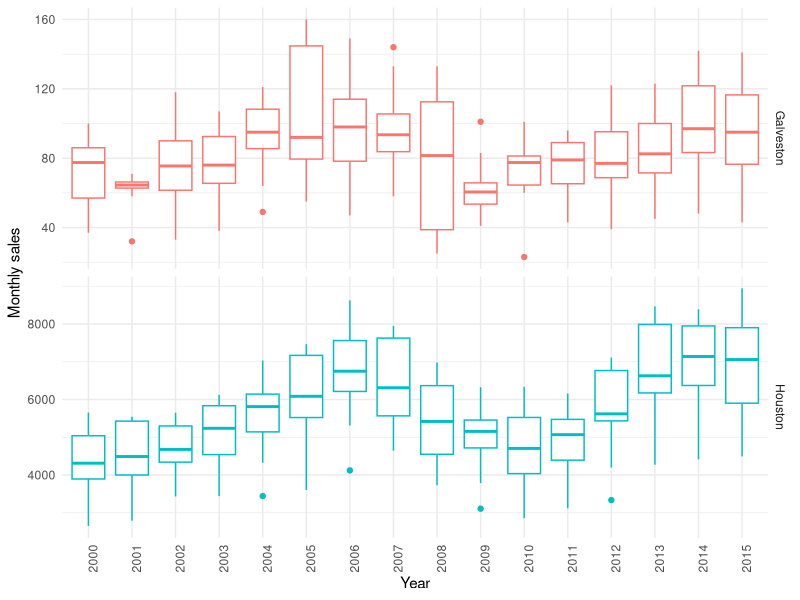
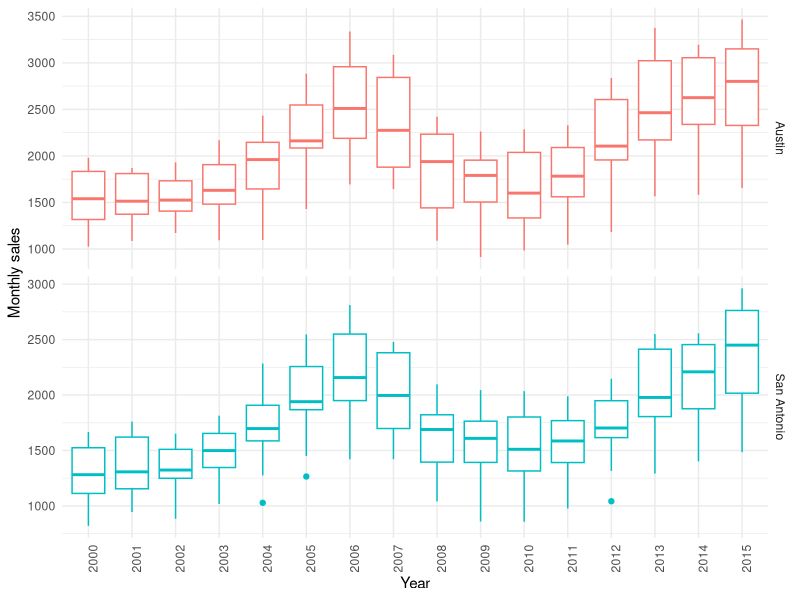
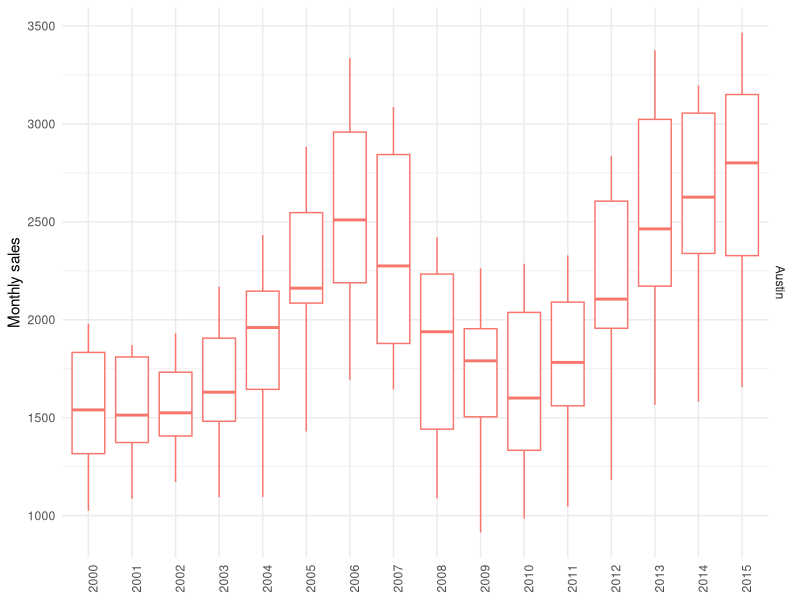
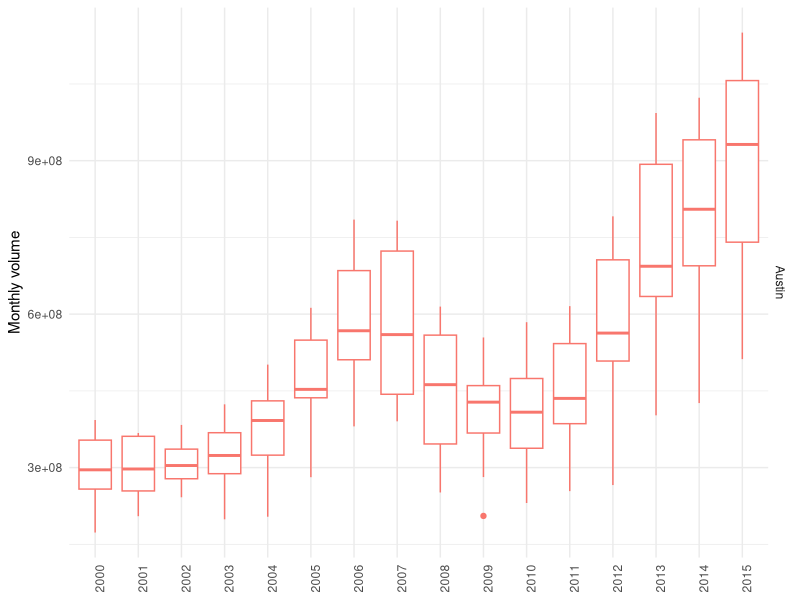
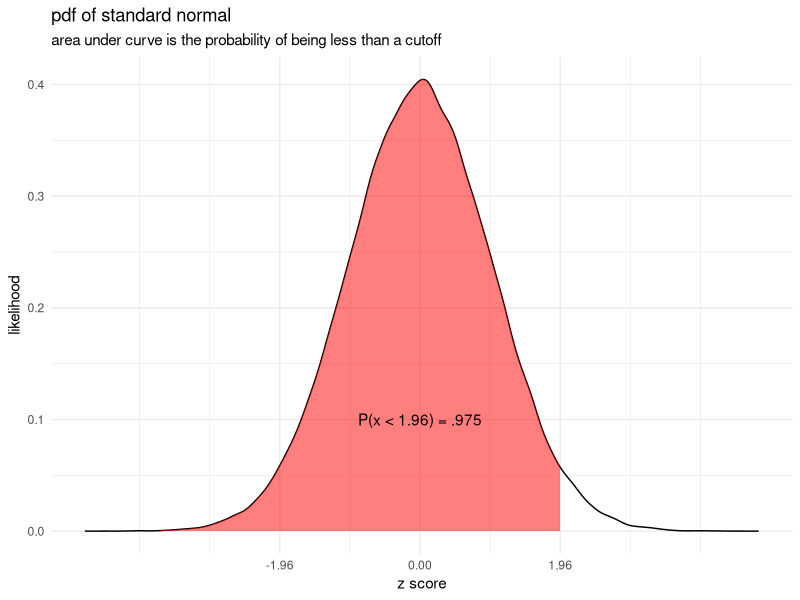
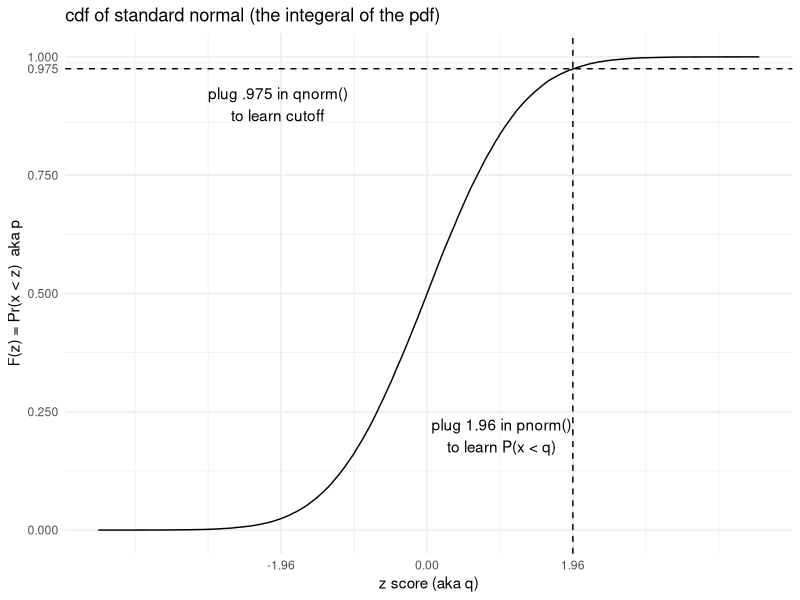
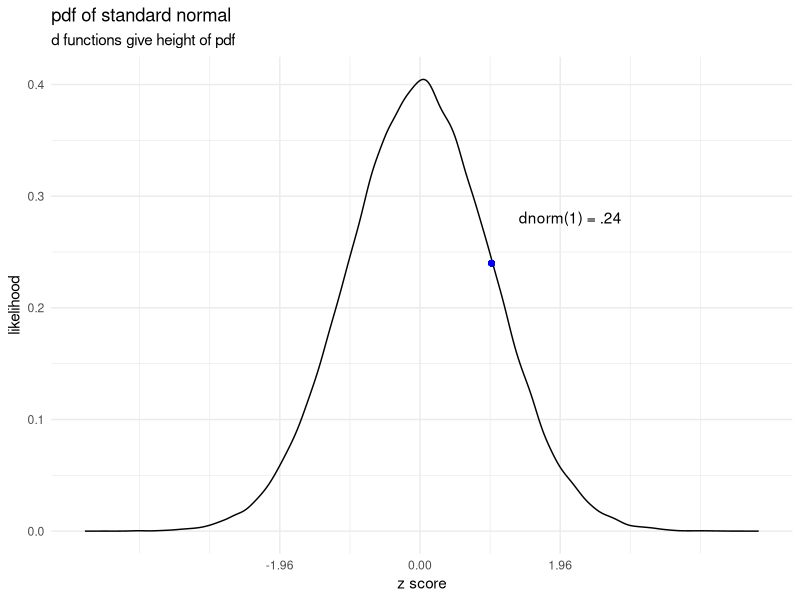

Write the R code that produced these figures, in order.
## ---- chunk 1
library(tidyverse)
#options(dplyr.summarise.inform = FALSE)
#knitr::opts_chunk$set(collapse = TRUE, comment = "#>", highlight = TRUE, fig.align="center")
## ---- chunk 2
# example of a function
circle_area <- function(r) {
   pi * r ^ 2
}
## ---- chunk 3
data <-
tibble(a = rnorm(100),
       b = rnorm(100),
       c = rnorm(100),
       d = rnorm(100))
## ---- chunk 4
data |>
  mutate(a = (a - min(a)) / (max(a) - min(a)),
         b = (b - min(b)) / (max(b) - min(b)),
         c = (c - min(c)) / (max(c) - min(c)),
         d = (d - min(d)) / (max(d) - min(a)))
## ---- chunk 5
rescale_01 <- function(x) {
  (x - min(x)) / (max(x) - min(x))
}

data |>
  mutate(a = rescale_01(a),
         b = rescale_01(b),
         c = rescale_01(c),
         d = rescale_01(d))
## ---- chunk 6
rescale_01 <- function(x) {
  (x - min(x)) / (max(x) - min(x))
}

rescale_01(c(.1, 1.1, .6))
## ---- chunk 7
print("Hello Jasmin!")
print("Hello Joan!")
print("Hello Andrew!")
# and so on...
## ---- chunk 8
# print("Hello Jasmin!") becomes ...

name <- "Jasmin" 

print(paste0("Hello ", name, "!"))
## ---- chunk 9
say_hello_to <- function(name) {
  print(paste0("Hello ", name, "!"))
}
## ---- chunk 10
say_hello_to("Jasmin")
say_hello_to("Joan")
say_hello_to("Andrew")

# Cool this function is vectorized!
say_hello_to(c("Jasmin", "Joan", "Andrew"))
## ---- chunk 11
rnorm(1, mean = 5, sd = 10)
rnorm(3, mean = 5, sd = 10)
rnorm(6, mean = 5, sd = 10)
## ---- chunk 12
mean(rnorm(1, mean = 5, sd = 10))
mean(rnorm(3, mean = 5, sd = 10))
mean(rnorm(6, mean = 5, sd = 10))
# et cetera
## ---- chunk 13
calc_sample_mean <- function(n) {
  mean(rnorm(n, mean = 5, sd = 10))
}
## ---- chunk 14
calc_sample_mean <- function(sample_size) {
  
  our_sample <- rnorm(sample_size, mean = 5, sd = 10)
  sample_mean <- mean(our_sample)  # probably overkill 
  
  sample_mean

}
## ---- chunk 15
calc_sample_mean <- function(n) {
  our_sample <- rnorm(n, mean = 5, sd = 10)
  mean(our_sample) 
}

set.seed(1)
calc_sample_mean(4)
## ---- chunk 16
calc_sample_mean <- function(n) {
  our_sample <- rnorm(n, mean = 5, sd = 10)
  return(mean(our_sample))
}

set.seed(1)
calc_sample_mean(4)
## ---- chunk 17
calc_sample_mean <- function(n) {
  # last line of code is an assignment!
  sample_mean <- mean(rnorm(n, mean = 5, sd = 10)) 
}

# looks like nothing happened
calc_sample_mean(10)
# but we can capture the output with an assignment
x <- calc_sample_mean(10)
x
## ---- chunk 18
calc_sample_mean <- function(n) mean(rnorm(n))
## ---- chunk 19
calc_sample_mean(1)
calc_sample_mean(3)
calc_sample_mean(30)
# what is the output if we plug in 0?
calc_sample_mean(0)
## ---- chunk 20
calc_sample_mean(c(1, 3, 30))
## ---- chunk 21
calc_sample_mean <- function(n) {
  
  our_sample <- rnorm(n, mean = 5, sd = 10)
  print("our_sample:")
  print(our_sample)
  
  mean(our_sample)
}

set.seed(1)
calc_sample_mean(c(1, 3, 30))
## ---- chunk 22
rnorm(c(1, 3, 30))

rnorm(c(-1, 0, 3, 12))
## ---- chunk 23
tibble(sample_sizes = c(1, 3, 6)) |>
  rowwise() |>
  mutate(sample_means = calc_sample_mean(sample_sizes))
## ---- chunk 24
calc_sample_mean <- function(n) {
  
  if (length(n) > 1) {
    print("Warning: n should be length == 1")
  }
  
  
  our_sample <- rnorm(n, mean = 5, sd = 10)
  mean(our_sample)
}

calc_sample_mean(c(2,3,1))
## ---- chunk 25
replace_neg <- function(x) {
  ifelse(x < 0, NA, x)
}
## ---- chunk 26
replace_neg(c(-98, 1, 2, 1))
## ---- chunk 27
tibble(x = c(-3, 1, 33, 4)) |>
  mutate(x = replace_neg(x))
## ---- chunk 28
calc_sample_mean <- function(sample_size, 
                             our_mean, 
                             our_sd) {

  sample <- rnorm(sample_size, 
                  mean = our_mean, 
                  sd = our_sd)
  
  mean(sample)
}
## ---- chunk 29
calc_sample_mean <- function(sample_size, 
                             our_mean = 0, our_sd = 1) {
  
  sample <- rnorm(sample_size, mean = our_mean, sd = our_sd)
  
  mean(sample)
}
## ---- chunk 30
# uses the defaults
calc_sample_mean(sample_size = 10)
## ---- chunk 31
# we can change one or two defaults. 
# You can refer by name, or use position
calc_sample_mean(10, our_sd = 2)
calc_sample_mean(10, our_mean = 6)
calc_sample_mean(10, 6, 2)
## ---- chunk 32
txhousing |>
  filter(city %in% c("Houston", "Galveston")) |>
  ggplot(aes(x = as_factor(year), 
             y = sales, 
             color = city)) +
  geom_boxplot(show.legend = FALSE) +
  labs(color = NULL, y = "Monthly sales", x = "Year") +
  theme_minimal() +
  facet_grid(vars(city), scales = "free_y") +
  theme(axis.text.x = element_text(angle = 90))
## ---- chunk 33
sales_box_plot <- function(cities) {
  txhousing |>
    filter(city %in% cities) |>
    ggplot(aes(x = as_factor(year), 
               y = sales, 
               color = city)) +
    geom_boxplot(show.legend = FALSE) +
    labs(color = NULL,  y = "Monthly sales", x = "Year") +
    theme_minimal() +
    facet_grid(vars(city), scales = "free_y") +
    theme(axis.text.x = element_text(angle = 90))
}
## ---- chunk 34
sales_box_plot(c("Austin", "San Antonio"))

## ---- chunk 35
housing_box_plot <- function(cities, y, ylab) {
  txhousing |>
    filter(city %in% cities) |>
    ggplot(aes(x = as_factor(year), 
               y = {{ y }}, 
               color = city)) +
    geom_boxplot(show.legend = FALSE) +
    labs(color = NULL,  y = ylab, x = NULL) +
    theme_minimal() +
    facet_grid(vars(city), scales = "free_y") +
    theme(axis.text.x = element_text(angle = 90))
}
## ---- chunk 36
housing_box_plot(c("Austin"), sales, "Monthly sales") 
housing_box_plot(c("Austin"), volume, "Monthly volume")
## ---- chunk 37
calc_sample_mean <- 
  function(sample_size, our_mean, our_sd) {

  sample <- rnorm(sample_size, 
                  mean = our_mean, 
                  sd = our_sd)
  
  mean(sample)
}
## ---- chunk 38
calc_sample_mean
## ---- chunk 39
calc_sample_mean_t <- function(sample_size, our_df) {
  sample <- rt(sample_size, our_df)
  mean(sample)
}

calc_sample_mean_chisq <- function(sample_size, our_df) {
  sample <- rchisq(sample_size, our_df)
  mean(sample)
}

# Fun fact: 2^31 -1 is the largest seed in R
set.seed(2147483647) 
calc_sample_mean_t(10,  our_df = 5)
calc_sample_mean_chisq(10, our_df = 5)
## ---- chunk 40
calc_sample_mean <- 
  function(sample_size, rdist, our_mean = 0, our_sd = 1) {
  
  sample <- rdist(sample_size, mean = our_mean, sd = our_sd)
  
  mean(sample)
}

set.seed(1)
calc_sample_mean(4, rnorm)
## ---- chunk 41
calc_sample_mean <- 
  function(sample_size, rdist = rnorm, ...) {
  
  sample <- rdist(sample_size, ...)
  
  mean(sample)
}


set.seed(2147483647) 
calc_sample_mean(10, rt, df = 5)
calc_sample_mean(10, rchisq, df = 5)
## ---- chunk 42
# function(sample_size, fn = rnorm, ...)
# sample <- rnorm(10)
calc_sample_mean(10)
# sample <- rf(4, df1 = 2, df2 = 3)
calc_sample_mean(4, rf, df1 = 2, df2 = 3)
# sample <- rbeta(9, shape1 = .3, shape2 = 5)
calc_sample_mean(9, rbeta, shape1 = .3, shape2 = 5)
## ---- chunk 43
tibble(x = c(1, 10, 100, 1000, 1e5)) |>
  rowwise() |>
  mutate(normal = calc_sample_mean(x, mean = 4, sd = 6),
         uniform = calc_sample_mean(x, runif, min = 2, max = 6),
         poisson = calc_sample_mean(x, rpois, lambda = 4))
## ---- chunk 44
rnorm(1)
rnorm(5)
rnorm(30)
## ---- chunk 45
pnorm(1.96)
pnorm(0)
## ---- chunk 46
qnorm(.975)
qnorm(.5)
## ---- chunk 47

sample <- rnorm(1e5)
pdf_data <- with(density(sample, n = 1000), tibble(x, y))

cutoff <- 1.96

pdf_data  |>
  ggplot(aes(x = x, y = y)) + 
  geom_line() +
  geom_ribbon(aes(ymax = y), ymin=0, fill = "red", alpha = .5, 
              data = pdf_data |> filter(x < cutoff)) + 
  labs(x = "z score",  y = "likelihood",  title = "pdf of standard normal", subtitle = "area under curve is the probability of being less than a cutoff") + 
  annotate("text", x = 0, y = .1, label = "P(x < 1.96) = .975") + 
  scale_x_continuous(breaks = c(-1.96,  0, 1.96)) +
  theme_minimal() 
## ---- chunk 48
cdf <- ecdf(sample)

cdf_data <- 
  tibble(x = sample,
         y = cdf(sample))

cdf_data |>
  ggplot(aes(x = x, y = y)) + 
  geom_line() +
  labs(x = "z score (aka q)", title = "cdf of standard normal (the integeral of the pdf)", y = "F(z) = Pr(x < z)  aka p") + 
  geom_hline(aes(yintercept = pnorm(cutoff)), linetype = "dashed") +
  geom_vline(aes(xintercept = cutoff), linetype = "dashed") +
  scale_x_continuous(breaks = c(-1.96,  0, 1.96)) +
  scale_y_continuous(breaks = c(0, .25, .5, .75, .975, 1)) + 
  annotate("text", x = -2, y = .9, label = "plug .975 in qnorm()\nto learn cutoff" ) +
  annotate("text", x = 1, y = .2, label = "plug 1.96 in pnorm()\nto learn P(x < q)" ) +
  theme_minimal() 
## ---- chunk 49
dnorm(0)
dnorm(1)
dnorm(-1)
## ---- chunk 50


std_normal <-
  pdf_data |>
  ggplot(aes(x = x, y = y)) + 
  geom_line() +
  theme_minimal() + 
  labs(x = "z score",  y = "likelihood",  title = "pdf of standard normal", subtitle = "d functions give height of pdf") + 
  scale_x_continuous(breaks = c(-1.96,  0, 1.96)) +
  annotate("text", x = 2.1, y = .241 + .04, label = "dnorm(1) = .24") + 
  geom_point(x = 1, y = .24, color = "blue") 

std_normal
